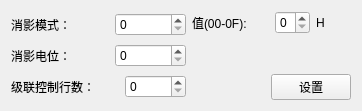
<?xml version="1.0" encoding="UTF-8"?>
<ui version="4.0">
 <class>MOSCFD2138config</class>
 <widget class="QWidget" name="MOSCFD2138config">
  <property name="geometry">
   <rect>
    <x>0</x>
    <y>0</y>
    <width>362</width>
    <height>111</height>
   </rect>
  </property>
  <property name="windowTitle">
   <string>CFD2138行管设置</string>
  </property>
  <layout class="QVBoxLayout" name="verticalLayout_3">
   <item>
    <layout class="QHBoxLayout" name="horizontalLayout_7" stretch="0,0">
     <item>
      <layout class="QVBoxLayout" name="verticalLayout">
       <item>
        <layout class="QHBoxLayout" name="horizontalLayout">
         <property name="spacing">
          <number>30</number>
         </property>
         <item>
          <widget class="QLabel" name="label">
           <property name="text">
            <string>消影模式：    </string>
           </property>
          </widget>
         </item>
         <item>
          <widget class="QSpinBox" name="ShadowingModespinBox">
           <property name="maximum">
            <number>1</number>
           </property>
          </widget>
         </item>
        </layout>
       </item>
       <item>
        <layout class="QHBoxLayout" name="horizontalLayout_2">
         <property name="spacing">
          <number>30</number>
         </property>
         <item>
          <widget class="QLabel" name="label_2">
           <property name="text">
            <string>消影电位：    </string>
           </property>
          </widget>
         </item>
         <item>
          <widget class="QSpinBox" name="ShadowingVoltagespinBox">
           <property name="maximum">
            <number>7</number>
           </property>
          </widget>
         </item>
        </layout>
       </item>
       <item>
        <layout class="QHBoxLayout" name="horizontalLayout_3">
         <property name="spacing">
          <number>30</number>
         </property>
         <item>
          <widget class="QLabel" name="label_3">
           <property name="text">
            <string>级联控制行数：</string>
           </property>
          </widget>
         </item>
         <item>
          <widget class="QSpinBox" name="CascadeControlspinBox">
           <property name="maximum">
            <number>65535</number>
           </property>
          </widget>
         </item>
        </layout>
       </item>
      </layout>
     </item>
     <item>
      <layout class="QVBoxLayout" name="verticalLayout_2">
       <item>
        <layout class="QHBoxLayout" name="horizontalLayout_5">
         <item>
          <widget class="QLabel" name="label_4">
           <property name="text">
            <string>值(00-0F):</string>
           </property>
          </widget>
         </item>
         <item>
          <layout class="QHBoxLayout" name="horizontalLayout_4">
           <item>
            <widget class="QSpinBox" name="ValuespinBox">
             <property name="maximum">
              <number>15</number>
             </property>
             <property name="displayIntegerBase">
              <number>16</number>
             </property>
            </widget>
           </item>
           <item>
            <widget class="QLabel" name="label_5">
             <property name="text">
              <string>H</string>
             </property>
            </widget>
           </item>
          </layout>
         </item>
        </layout>
       </item>
       <item>
        <spacer name="verticalSpacer">
         <property name="orientation">
          <enum>Qt::Vertical</enum>
         </property>
         <property name="sizeHint" stdset="0">
          <size>
           <width>20</width>
           <height>40</height>
          </size>
         </property>
        </spacer>
       </item>
       <item>
        <layout class="QHBoxLayout" name="horizontalLayout_6">
         <item>
          <spacer name="horizontalSpacer">
           <property name="orientation">
            <enum>Qt::Horizontal</enum>
           </property>
           <property name="sizeHint" stdset="0">
            <size>
             <width>40</width>
             <height>20</height>
            </size>
           </property>
          </spacer>
         </item>
         <item>
          <widget class="QPushButton" name="pushButton">
           <property name="text">
            <string>设置</string>
           </property>
          </widget>
         </item>
        </layout>
       </item>
      </layout>
     </item>
    </layout>
   </item>
  </layout>
 </widget>
 <resources/>
 <connections/>
</ui>
